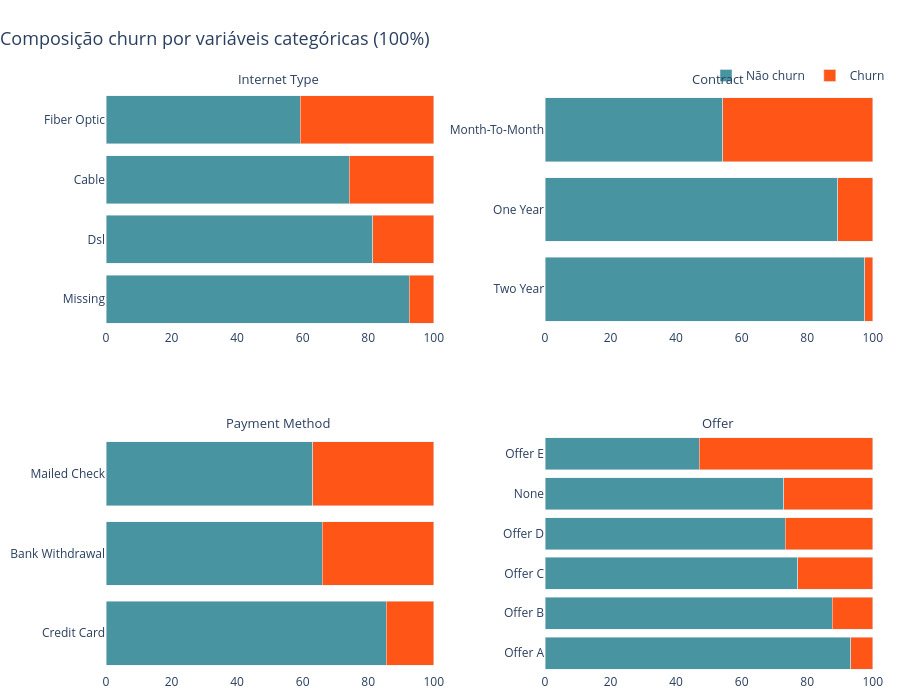

Notebook code for this chart:
### Markdown cell above
33% dos que nao possuem dependente realizam churn vs 7% dos que tem dependentes... Na minha cabeca isso pode fazer sentido, pq a escolha de fazer o churn passaria por mais pessoas, so uma hipotese. 
33% dos que nao fizeram uma indicacao realizam churn vs 19% dos que fizeram. Pode fazer sentido que haja algo aqui levando em conta que se a pessoa indica 'e por que esta bem satisfeita com o servico. 
Aqui algo interessante: 16% dos que nao aceitaram fatura em papel vs 34% dos que aceitaram. Na verdade, a interpretacao nem ta certa, o default provavlemente 'e conta em papel, e depois vc tem que ir e solicitar que a fatura seja digital, em agluns casos as empresas podem at'e dar desconto, pode ter alguma relacao com isso, ou nenhuma tamb'em, pode que as pessoas se lembrem mais frequentmente quando recebam a conta por papel, prestem mais atencao no gasto, nao sei, mil coisas poderia ser. Curioso. 

### Demográficas (bool)

| Variável | Sim | Não | Δ (p.p.) | Leitura |
|---|---:|---:|---:|---|
| Dependents | 6,5% | 32,6% | +26,0 | sem dependente churn **5,0×** maior |
| Married | 19,7% | 33,0% | +13,3 | não casado churn **1,7×** maior |
| Referred a Friend | 19,4% | 32,6% | +13,2 | sem indicação churn **1,7×** maior |
| Paperless Billing | 33,6% | 16,3% | −17,2 | **com** fatura digital churn **2,1×** maior |

### Code cell
import plotly.graph_objects as go
from plotly.subplots import make_subplots

def churn_split_by_category(col):
    d = (
        pd.DataFrame({'categoria': df_telco[col].fillna('missing'), 'churn': churn})
        .groupby('categoria')['churn']
        .value_counts()
        .unstack(fill_value=0)
        .rename(columns={False: 'no_churn', True: 'churn'})
    )
    d['total'] = d['churn'] + d['no_churn']
    d['churn_pct'] = (d['churn'] / d['total'] * 100).round(1)
    d['no_churn_pct'] = (d['no_churn'] / d['total'] * 100).round(1)
    return d.sort_values('churn_pct', ascending=True)

fig = make_subplots(
    rows=2, cols=2,
    subplot_titles=[c.replace('_', ' ').title() for c in categorical_cols],
    vertical_spacing=0.18,
    horizontal_spacing=0.12,
)

for i, col in enumerate(categorical_cols):
    r = i // 2 + 1
    c = i % 2 + 1
    d = churn_split_by_category(col)
    labels = d.index.str.replace('_', ' ').str.title()

    fig.add_trace(go.Bar(
        y=labels,
        x=d['no_churn_pct'],
        name='Não churn',
        orientation='h',
        marker_color=NO_CHURN_COLOR,
        legendgroup='nao_churn',
        showlegend=(i == 0),
        hovertemplate='%{y}: %{x}%<extra>Não churn</extra>',
    ), row=r, col=c)

    fig.add_trace(go.Bar(
        y=labels,
        x=d['churn_pct'],
        name='Churn',
        orientation='h',
        marker_color=CHURN_COLOR,
        legendgroup='churn',
        showlegend=(i == 0),
        hovertemplate='%{y}: %{x}%<extra>Churn</extra>',
    ), row=r, col=c)

fig.update_layout(
    title=dict(text='Composição churn por variáveis categóricas (100%)', x=0, font=dict(size=18)),
    barmode='stack',
    height=700,
    legend=dict(orientation='h', yanchor='bottom', y=1.0, xanchor='right', x=1),
    plot_bgcolor='white',
    margin=dict(l=10, r=10, t=90, b=10),
)

fig.update_annotations(font_size=13)

fig.show()

### Figure 1 — Plotly figure (JSON) as saved in the notebook; plotly's stock layout.template omitted (floating-point values rounded to 4 significant figures)
{"data": [{"hovertemplate": "%{y}: %{x}%<extra>Não churn</extra>", "legendgroup": "nao_churn", "marker": {"color": "#4895a1"}, "name": "Não churn", "orientation": "h", "showlegend": true, "type": "bar", "x": [92.6, 81.4, 74.3, 59.3], "xaxis": "x", "y": ["Missing", "Dsl", "Cable", "Fiber Optic"], "yaxis": "y"}, {"hovertemplate": "%{y}: %{x}%<extra>Churn</extra>", "legendgroup": "churn", "marker": {"color": "#ff5517"}, "name": "Churn", "orientation": "h", "showlegend": true, "type": "bar", "x": [7.4, 18.6, 25.7, 40.7], "xaxis": "x", "y": ["Missing", "Dsl", "Cable", "Fiber Optic"], "yaxis": "y"}, {"hovertemplate": "%{y}: %{x}%<extra>Não churn</extra>", "legendgroup": "nao_churn", "marker": {"color": "#4895a1"}, "name": "Não churn", "orientation": "h", "showlegend": false, "type": "bar", "x": [97.5, 89.3, 54.2], "xaxis": "x2", "y": ["Two Year", "One Year", "Month-To-Month"], "yaxis": "y2"}, {"hovertemplate": "%{y}: %{x}%<extra>Churn</extra>", "legendgroup": "churn", "marker": {"color": "#ff5517"}, "name": "Churn", "orientation": "h", "showlegend": false, "type": "bar", "x": [2.5, 10.7, 45.8], "xaxis": "x2", "y": ["Two Year", "One Year", "Month-To-Month"], "yaxis": "y2"}, {"hovertemplate": "%{y}: %{x}%<extra>Não churn</extra>", "legendgroup": "nao_churn", "marker": {"color": "#4895a1"}, "name": "Não churn", "orientation": "h", "showlegend": false, "type": "bar", "x": [85.5, 66.0, 63.1], "xaxis": "x3", "y": ["Credit Card", "Bank Withdrawal", "Mailed Check"], "yaxis": "y3"}, {"hovertemplate": "%{y}: %{x}%<extra>Churn</extra>", "legendgroup": "churn", "marker": {"color": "#ff5517"}, "name": "Churn", "orientation": "h", "showlegend": false, "type": "bar", "x": [14.5, 34.0, 36.9], "xaxis": "x3", "y": ["Credit Card", "Bank Withdrawal", "Mailed Check"], "yaxis": "y3"}, {"hovertemplate": "%{y}: %{x}%<extra>Não churn</extra>", "legendgroup": "nao_churn", "marker": {"color": "#4895a1"}, "name": "Não churn", "orientation": "h", "showlegend": false, "type": "bar", "x": [93.3, 87.7, 77.1, 73.3, 72.9, 47.1], "xaxis": "x4", "y": ["Offer A", "Offer B", "Offer C", "Offer D", "None", "Offer E"], "yaxis": "y4"}, {"hovertemplate": "%{y}: %{x}%<extra>Churn</extra>", "legendgroup": "churn", "marker": {"color": "#ff5517"}, "name": "Churn", "orientation": "h", "showlegend": false, "type": "bar", "x": [6.7, 12.3, 22.9, 26.7, 27.1, 52.9], "xaxis": "x4", "y": ["Offer A", "Offer B", "Offer C", "Offer D", "None", "Offer E"], "yaxis": "y4"}], "layout": {"annotations": [{"font": {"size": 13}, "showarrow": false, "text": "Internet Type", "x": 0.22, "xanchor": "center", "xref": "paper", "y": 1, "yanchor": "bottom", "yref": "paper"}, {"font": {"size": 13}, "showarrow": false, "text": "Contract", "x": 0.78, "xanchor": "center", "xref": "paper", "y": 1, "yanchor": "bottom", "yref": "paper"}, {"font": {"size": 13}, "showarrow": false, "text": "Payment Method", "x": 0.22, "xanchor": "center", "xref": "paper", "y": 0.41, "yanchor": "bottom", "yref": "paper"}, {"font": {"size": 13}, "showarrow": false, "text": "Offer", "x": 0.78, "xanchor": "center", "xref": "paper", "y": 0.41, "yanchor": "bottom", "yref": "paper"}], "barmode": "stack", "height": 700, "legend": {"orientation": "h", "x": 1, "xanchor": "right", "y": 1, "yanchor": "bottom"}, "margin": {"b": 10, "l": 10, "r": 10, "t": 90}, "plot_bgcolor": "white", "title": {"font": {"size": 18}, "text": "Composição churn por variáveis categóricas (100%)", "x": 0}, "xaxis": {"anchor": "y", "domain": [0, 0.44]}, "xaxis2": {"anchor": "y2", "domain": [0.56, 1]}, "xaxis3": {"anchor": "y3", "domain": [0, 0.44]}, "xaxis4": {"anchor": "y4", "domain": [0.56, 1]}, "yaxis": {"anchor": "x", "domain": [0.59, 1]}, "yaxis2": {"anchor": "x2", "domain": [0.59, 1]}, "yaxis3": {"anchor": "x3", "domain": [0, 0.41]}, "yaxis4": {"anchor": "x4", "domain": [0, 0.41]}}}
